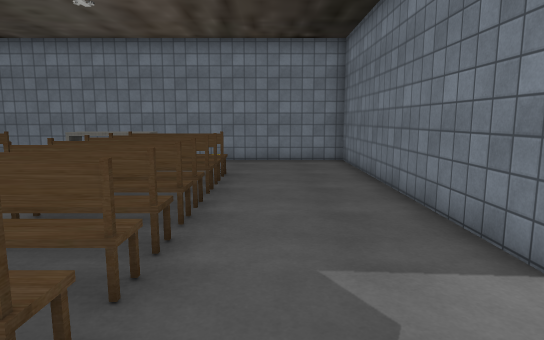
View 1 (above)

16 first-person views from a walk through a 3-D level made in the Unity game engine. The camera is 1.4 m above the floor, tilts 8° down and sees 75° across. The floor is counted in squares, 1 m on a side. Each view is taken from the middle of a square. On the plan, view 1 faces up. The plan holds only what a view shows up to about 15 squares ahead; the rest is blank. The place goes on beyond the plan. The player is left out. Some surface patterns are stand-ins.

View 2
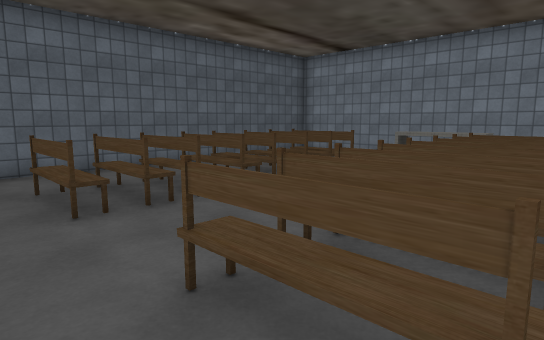

View 3
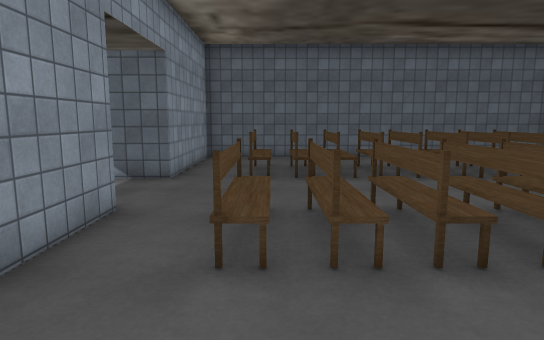

View 4
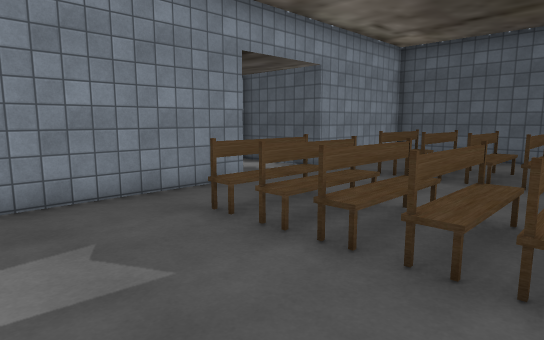

View 5
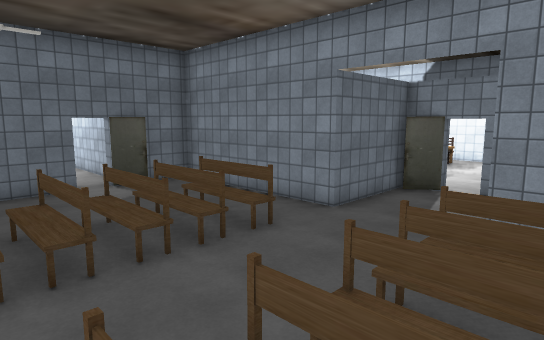

View 6
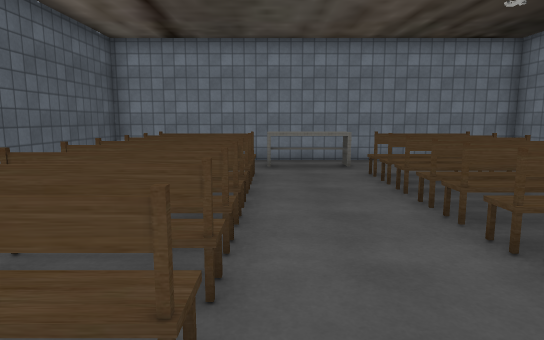

View 7
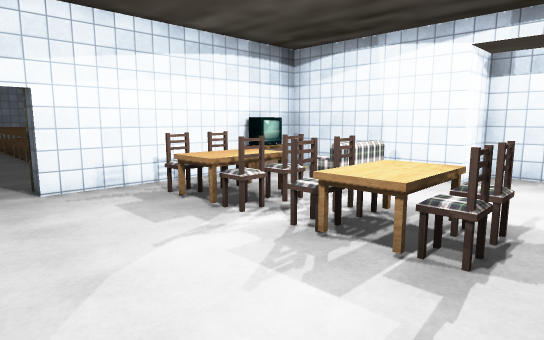

View 8
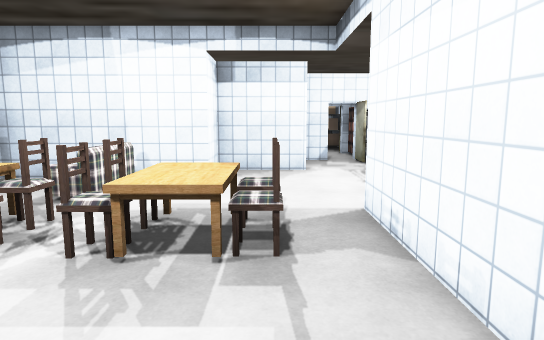

View 9
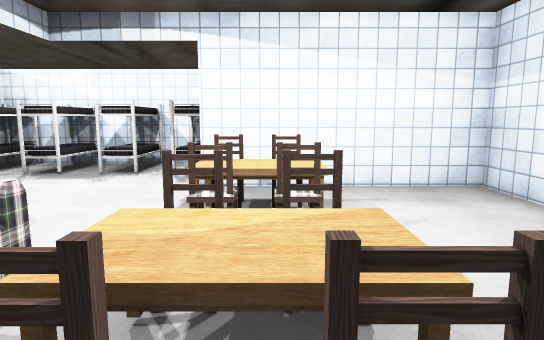

View 10
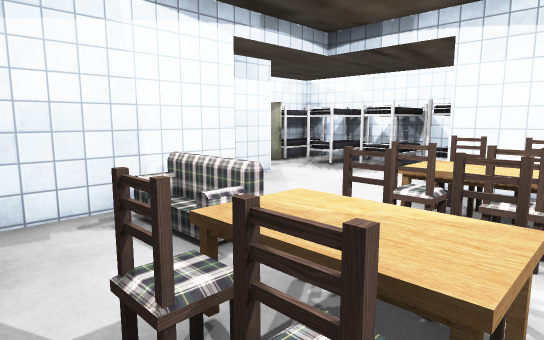

View 11
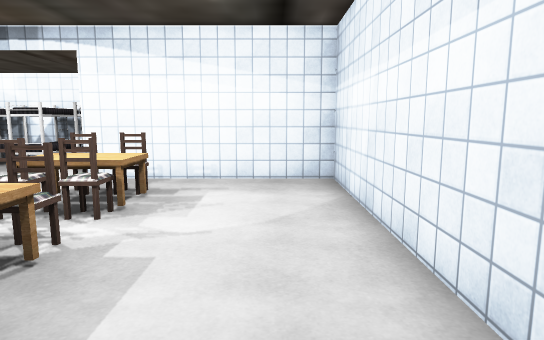

View 12
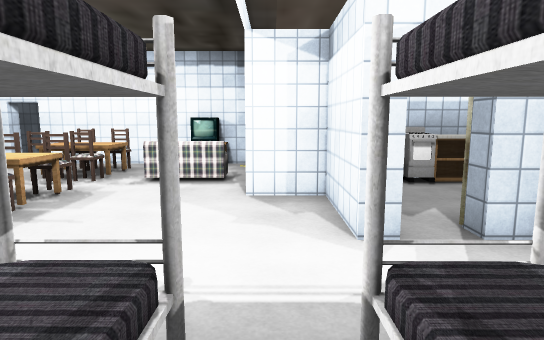

View 13
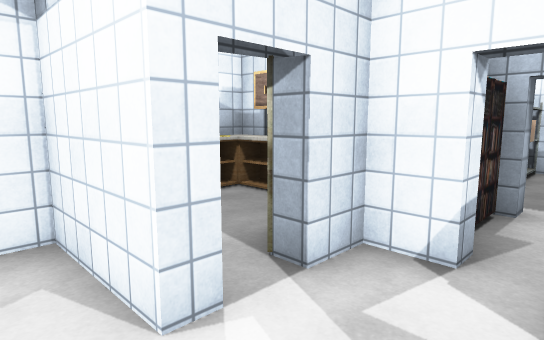

View 14
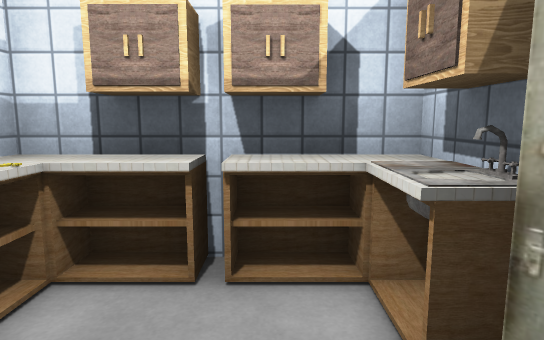

View 15
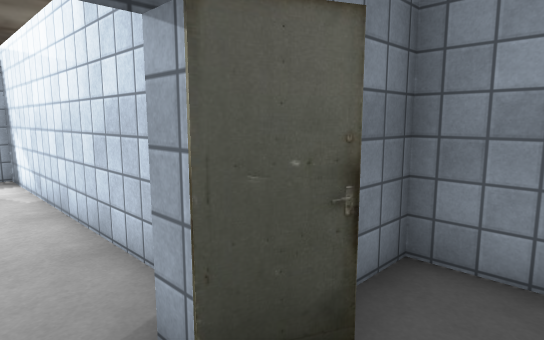

View 16
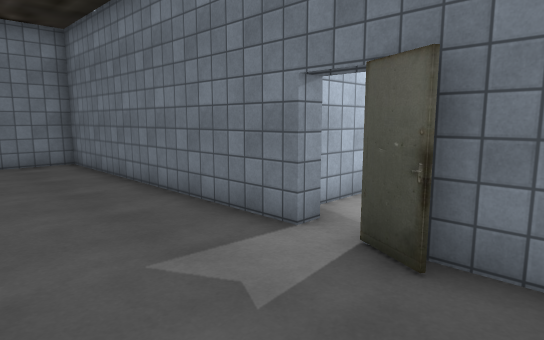

### Floor plan
Key: @ floor where view 1 was taken; # wall or solid block; x gap in a wall; . floor; / step, stairs or slope; = window, fence, low wall or low ledge; ^ raised ledge; v drop or lower ground; O other object.
Columns run from 12 left of view 1 to 10 right of it. Each row starts with its distance up from view 1.
 13  ##############v
 12 #     .........#
 11 #     ^^^......#
 10 #     .........#
  9 #  ///...///...#
  8 # .///...///...#
  7 #..///...///...#
  6 #..///...///...#
  5 #..#//...//#...#
  4 #../#=...=#/...#vv
  3 #..=#=...=#=...#
  2 #..............########
  1 #..= ....=....#v
  0 #...........@..#
 -1  ####=...######
 -2      =...#
 -3      =...#
 -4      =#.#######v
 -5        .....x^=v
 -6      =....^^..#v
 -7      =...^^^=#=v  vvvv
 -8      =....^#===v  #^O#
 -9      =....^^...## ..##
-10      =...^^^....#...##
-11      =....^^....#.###
-12      =............###
-13       ######.......##
-14             =.=.=.####
-15             #.=.=.##
-16             #.=.=.##
-17              = = =

Where each view was taken, in squares from view 1:
view 1: 0 up, 0 right, facing up
view 2: 0 up, 1 left, facing up-left
view 3: 2 up, 2 right, facing left
view 4: 6 up, 2 right, facing down-left
view 5: 6 up, 8 left, facing down-right
view 6: 0 up, 6 left, facing up
view 7: 12 down, 6 left, facing up-right
view 8: 11 down, 6 left, facing right
view 9: 5 down, 2 left, facing down
view 10: 5 down, 3 left, facing down-right
view 11: 4 down, 5 left, facing down
view 12: 16 down, 3 right, facing up
view 13: 14 down, 3 right, facing up-right
view 14: 10 down, 5 right, facing right
view 15: 3 up, 1 right, facing down-right
view 16: 0 up, 1 left, facing up-right
